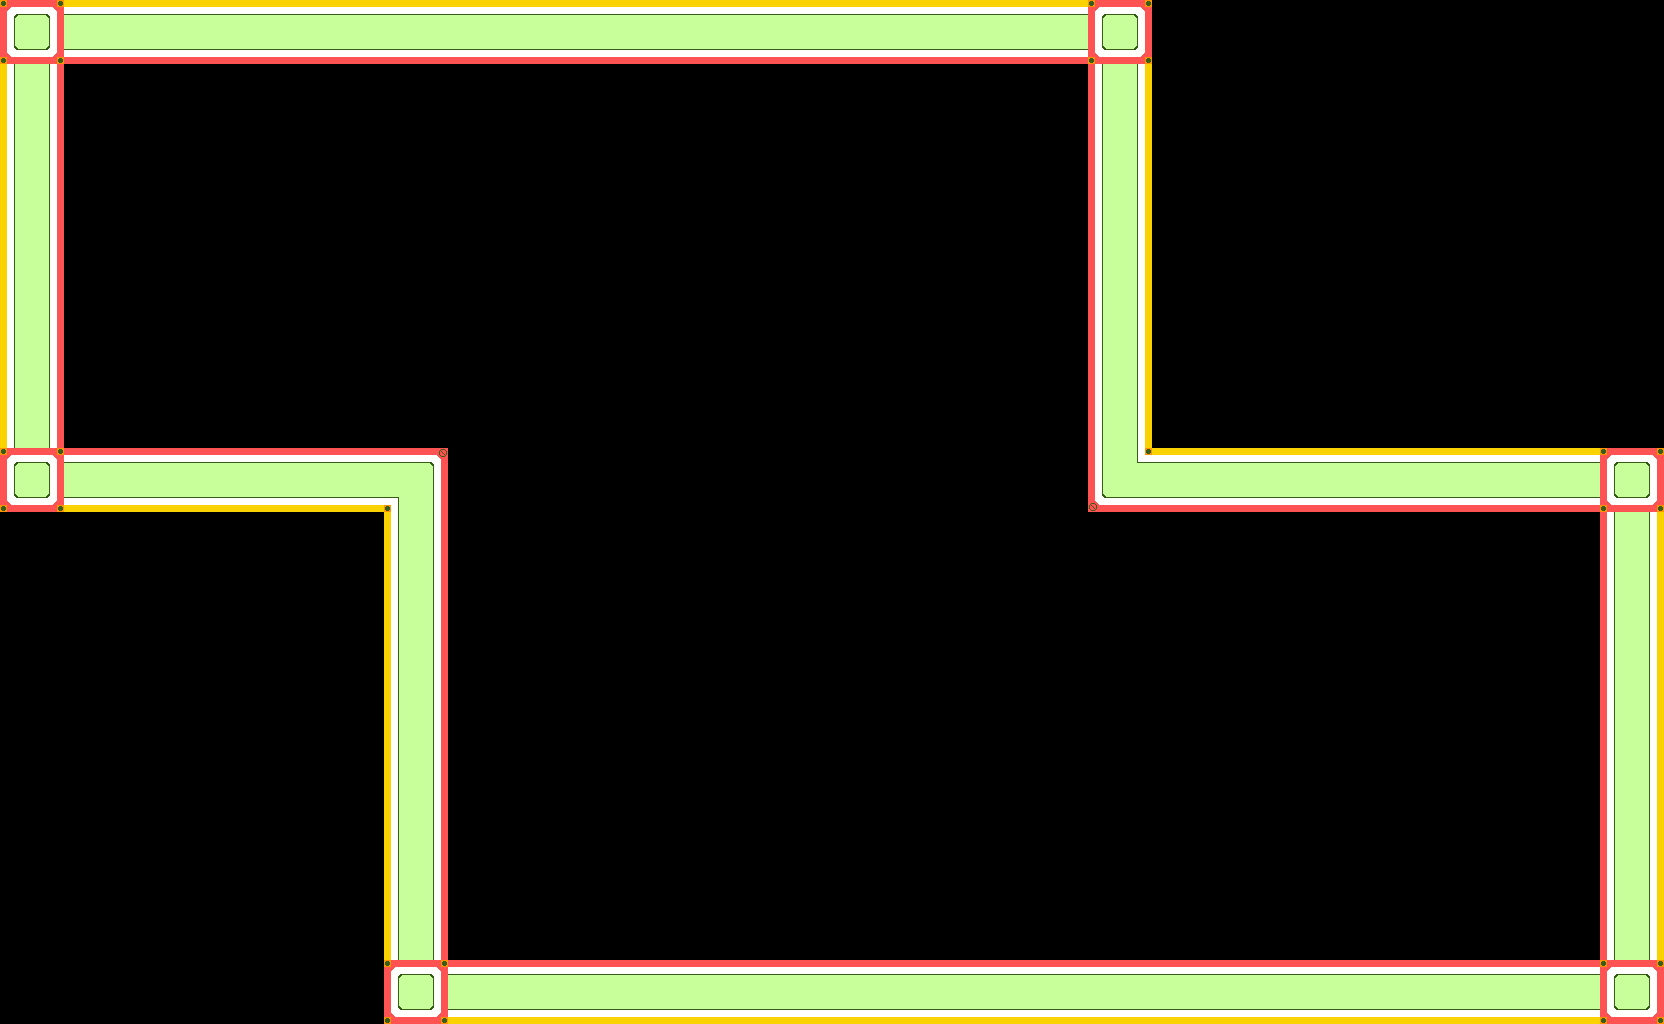

This is a level from a 2D game, rendered from its Tiled map with the project's own tilesets. A one-line summary and the complete map file follow:
An orthogonal 26x16 tile map with 64x64 px tiles, 1 tile layer (World), 6 tilesets and 4 objects (3x Box, Player).

<map version="1.10" tiledversion="1.10.1" orientation="orthogonal" renderorder="right-down" width="26" height="16" tilewidth="64" tileheight="64" infinite="0" nextlayerid="14" nextobjectid="85">
 <tileset firstgid="1" name="checkers" tilewidth="64" tileheight="64" spacing="48" tilecount="1" columns="1">
  <image source="checkers.png" width="64" height="64" />
 </tileset>
 <tileset firstgid="2" name="triangle" tilewidth="64" tileheight="64" spacing="48" tilecount="1" columns="1">
  <image source="triangle.png" width="64" height="64" />
 </tileset>
 <tileset firstgid="3" name="bluebox" tilewidth="128" tileheight="128" tilecount="1" columns="1">
  <image source="bluebox.png" width="128" height="128" />
 </tileset>
 <tileset firstgid="4" name="orangebox" tilewidth="128" tileheight="128" tilecount="1" columns="1">
  <image source="orangebox.png" width="128" height="128" />
 </tileset>
 <tileset firstgid="5" name="yellowbox" tilewidth="128" tileheight="128" tilecount="1" columns="1">
  <image source="yellowbox.png" width="128" height="128" />
 </tileset>
 <tileset firstgid="6" name="walls" tilewidth="64" tileheight="64" tilecount="4" columns="2">
  <image source="wallpreview.png" width="128" height="128" />
 </tileset>
 <layer id="11" name="World" class="World" width="26" height="16">
  <data encoding="csv">
8,3221225478,3221225478,3221225478,3221225478,3221225478,3221225478,3221225478,3221225478,3221225478,3221225478,3221225478,3221225478,3221225478,3221225478,3221225478,3221225478,8,0,0,0,0,0,0,0,0,
2684354566,0,0,0,0,0,0,0,0,0,0,0,0,0,0,0,0,1610612742,0,0,0,0,0,0,0,0,
2684354566,0,0,0,0,0,0,0,0,0,0,0,0,0,0,0,0,1610612742,0,0,0,0,0,0,0,0,
2684354566,0,0,0,0,0,0,0,0,0,0,0,0,0,0,0,0,1610612742,0,0,0,0,0,0,0,0,
2684354566,0,0,0,0,0,0,0,0,0,0,0,0,0,0,0,0,1610612742,0,0,0,0,0,0,0,0,
2684354566,0,0,0,0,0,0,0,0,0,0,0,0,0,0,0,0,1610612742,0,0,0,0,0,0,0,0,
2684354566,0,0,0,0,0,0,0,0,0,0,0,0,0,0,0,0,1610612742,0,0,0,0,0,0,0,0,
8,6,6,6,6,6,7,0,0,0,0,0,0,0,0,0,0,3221225479,3221225478,3221225478,3221225478,3221225478,3221225478,3221225478,3221225478,8,
0,0,0,0,0,0,2684354566,0,0,0,0,0,0,0,0,0,0,0,0,0,0,0,0,0,0,1610612742,
0,0,0,0,0,0,2684354566,0,0,0,0,0,0,0,0,0,0,0,0,0,0,0,0,0,0,1610612742,
0,0,0,0,0,0,2684354566,0,0,0,0,0,0,0,0,0,0,0,0,0,0,0,0,0,0,1610612742,
0,0,0,0,0,0,2684354566,0,0,0,0,0,0,0,0,0,0,0,0,0,0,0,0,0,0,1610612742,
0,0,0,0,0,0,2684354566,0,0,0,0,0,0,0,0,0,0,0,0,0,0,0,0,0,0,1610612742,
0,0,0,0,0,0,2684354566,0,0,0,0,0,0,0,0,0,0,0,0,0,0,0,0,0,0,1610612742,
0,0,0,0,0,0,2684354566,0,0,0,0,0,0,0,0,0,0,0,0,0,0,0,0,0,0,1610612742,
0,0,0,0,0,0,8,6,6,6,6,6,6,6,6,6,6,6,6,6,6,6,6,6,6,8
</data>
 </layer>
 <objectgroup id="5" name="Player" class="Player" opacity="0.99">
  <object id="83" name="Player" type="Player" x="832" y="768" width="128" height="128" />
 </objectgroup>
 <objectgroup id="13" name="Box">
  <object id="80" type="Box" gid="3" x="447.879" y="832" width="128" height="128" rotation="90">
   <properties>
    <property name="Horizontal only" type="bool" value="false" />
    <property name="Vertical only" type="bool" value="true" />
   </properties>
  </object>
  <object id="81" type="Box" gid="4" x="963.879" y="68" width="128" height="128" rotation="90">
   <properties>
    <property name="Horizontal only" type="bool" value="true" />
    <property name="Vertical only" type="bool" value="false" />
   </properties>
  </object>
  <object id="82" type="Box" gid="5" x="1211.88" y="964" width="128" height="128">
   <properties>
    <property name="Horizontal only" type="bool" value="false" />
    <property name="Vertical only" type="bool" value="false" />
   </properties>
  </object>
 </objectgroup>
</map>
